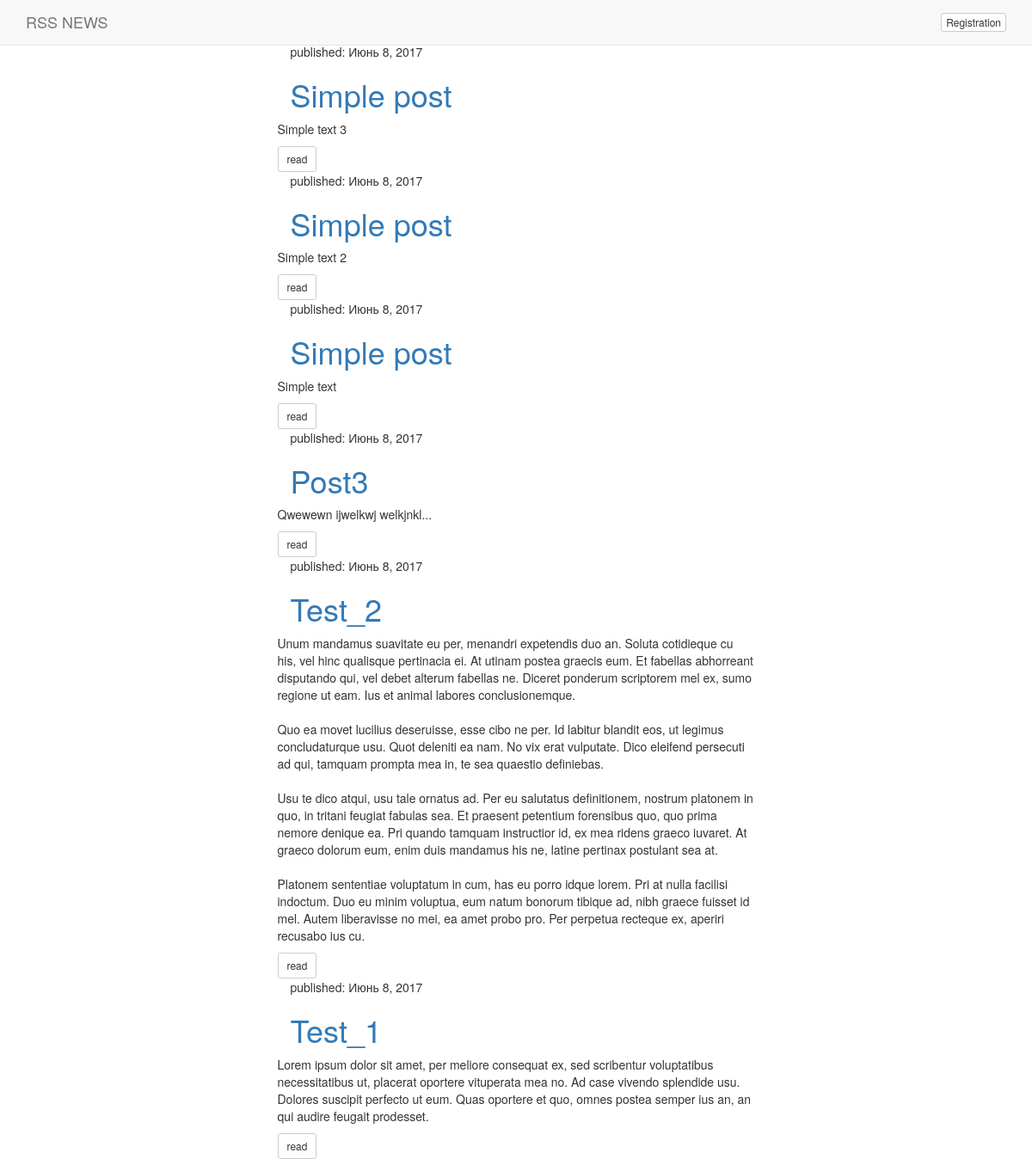
The page / on the database its author committed.
### rss/apps/rss_news/models.py (models this page shows, shortened)
class Post(models.Model):
    id = models.BigIntegerField(primary_key=True)
    title = models.CharField(max_length=60)
    text = models.TextField()
    published_date = models.DateField(default=str(datetime.datetime.now())[:10])

### rss/apps/rss_news/views.py (the view)
# urls.py: url(r'^$', views.index),
def index(request):
    posts = reversed(Post.objects.all())
    context = {
        'posts' : posts,
    }
    return  render(request, "index.html", context)

### rss/apps/rss_news/templates/index.html (shortened to what this page needs)
{% load staticfiles %}
{% load bootstrap3 %}
{% load fontawesome %}
<html>
    <head>
        {% bootstrap_css %}
    </head>
    <body>
    <nav class="navbar navbar-default navbar-fixed-top">
         <div class="container">
             <div class="navbar-header">
                 <span>
                     <a class="navbar-brand">RSS NEWS</a>
                 </span>
             </div>
             <div class="navbar-right">
                 <div class="navbar-text"><button class="btn btn-default btn-xs">Registration</button></div>
             </div>
         </div>
    </nav>
    <div class="container">
        <div class="row">
            <div class="col-xs-0 col-md-3"></div>
            <div class="col-xs-0 col-md-6">
                    {% for post in posts %}
                        <div class="post-block">
                        <div class="container-fluid">
                            <div class="row">
                                <div class="col-xs-12">
                            <p>published: {{ post.published_date }}</p>
                            <h1><a href="">{{ post.title }}</a></h1>
                                </div>
                            <p>{{ post.text|linebreaksbr }}</p>
                        </div>
                        </div>
                        <div class="row">
                            <div class="col-xs-1 text-right">
                                <div class="btn-group">
                                    <button class="btn btn-sm btn-default">read</button>
                                </div>
                            </div>
                        </div>
                        </div>
                    {% endfor %}
            </div>
        </div>
    </div>
    </body>
</html>

### rows shown on the page
Post: published_date "Июнь 8, 2017", title "Simple post", text "Simple text 3"
Post: published_date "Июнь 8, 2017", title "Simple post", text "Simple text 2"
Post: published_date "Июнь 8, 2017", title "Simple post", text "Simple text"
Post: published_date "Июнь 8, 2017", title "Post3", text "Qwewewn ijwelkwj welkjnkl..."
Post: published_date "Июнь 8, 2017", title "Test_2", text "Unum mandamus suavitate eu per, menandri expetendis duo an. Soluta cotidieque cu his, vel hinc qualisque pertinacia ei. At utinam postea graecis eum. Et fabellas abhorreant disputando qui, vel debet alterum fabellas ne. Diceret ponderum scriptorem mel ex, sumo regione ut eam. Ius et animal labores conclusionemque. Quo ea movet lucilius deseruisse, esse cibo ne per. Id labitur blandit eos, ut legimus concludaturque usu. Quot deleniti ea nam. No vix erat vulputate. Dico eleifend persecuti ad qui, tamquam prompta mea in, te sea quaestio definiebas. Usu te dico atqui, usu tale ornatus ad. Per eu salutatus definitionem, nostrum platonem in quo, in tritani feugiat fabulas sea. Et praesent…"
Post: published_date "Июнь 8, 2017", title "Test_1", text "Lorem ipsum dolor sit amet, per meliore consequat ex, sed scribentur voluptatibus necessitatibus ut, placerat oportere vituperata mea no. Ad case vivendo splendide usu. Dolores suscipit perfecto ut eum. Quas oportere et quo, omnes postea semper ius an, an qui audire feugait prodesset."
